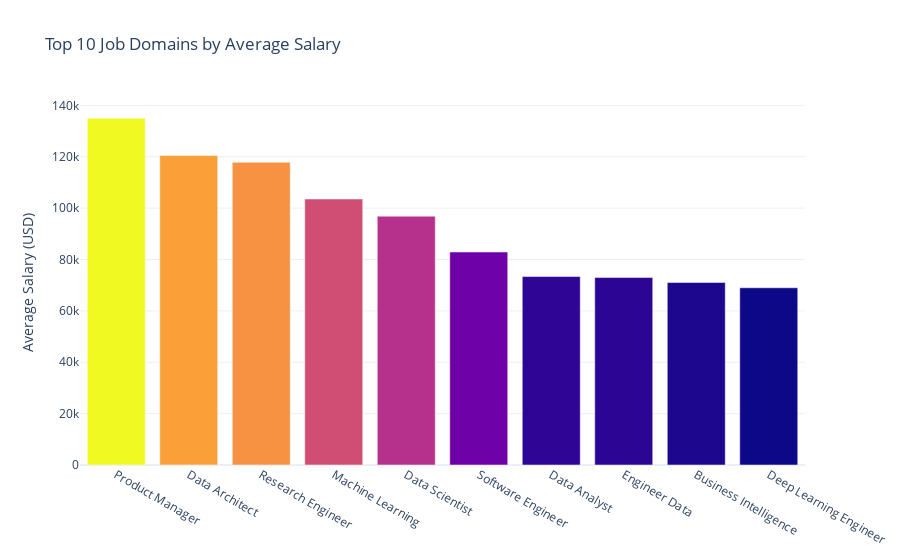

Notebook code cell kept with this figure:
### Code cell
import plotly.express as px
# Calculate the average salary for each job domain
df_avg_salary = df.groupby('Job Domain')['Salary'].mean().reset_index()

df_top_10 = df_avg_salary.nlargest(10, 'Salary')

# Create a bar plot using Plotly
fig = px.bar(df_top_10, x='Job Domain', y='Salary', color='Salary',
             labels={'Salary': 'Average Salary (USD)'}, title='Top 10 Job Domains by Average Salary')

# Customize the plot
fig.update_layout(
    xaxis_title=None,
    yaxis_title='Average Salary (USD)',
    coloraxis_showscale=False,
    uniformtext_minsize=8,
    uniformtext_mode='hide',
    template='plotly_white'
)
fig.show()

### Figure 1 — Plotly figure (JSON) as saved in the notebook; plotly's stock layout.template omitted (floating-point values rounded to 4 significant figures)
{"data": [{"alignmentgroup": "True", "hovertemplate": "Job Domain=%{x}<br>Average Salary (USD)=%{marker.color}<extra></extra>", "legendgroup": "", "marker": {"color": [135000, 120500.0, 117900.0, 103600.0, 96880.0, 82920.0, 73360.0, 73000, 71060.0, 69000], "coloraxis": "coloraxis", "pattern": {"shape": ""}}, "name": "", "offsetgroup": "", "orientation": "v", "showlegend": false, "textposition": "auto", "type": "bar", "x": ["Product Manager", "Data Architect", "Research Engineer", "Machine Learning", "Data Scientist", "Software Engineer", "Data Analyst", "Engineer Data", "Business Intelligence", "Deep Learning Engineer"], "xaxis": "x", "y": [135000, 120500.0, 117900.0, 103600.0, 96880.0, 82920.0, 73360.0, 73000, 71060.0, 69000], "yaxis": "y"}], "layout": {"barmode": "relative", "coloraxis": {"colorbar": {"title": {"text": "Average Salary (USD)"}}, "colorscale": [[0, "#0d0887"], [0.1111, "#46039f"], [0.2222, "#7201a8"], [0.3333, "#9c179e"], [0.4444, "#bd3786"], [0.5556, "#d8576b"], [0.6667, "#ed7953"], [0.7778, "#fb9f3a"], [0.8889, "#fdca26"], [1, "#f0f921"]], "showscale": false}, "legend": {"tracegroupgap": 0}, "title": {"text": "Top 10 Job Domains by Average Salary"}, "uniformtext": {"minsize": 8, "mode": "hide"}, "xaxis": {"anchor": "y", "domain": [0, 1], "title": {}}, "yaxis": {"anchor": "x", "domain": [0, 1], "title": {"text": "Average Salary (USD)"}}}}
